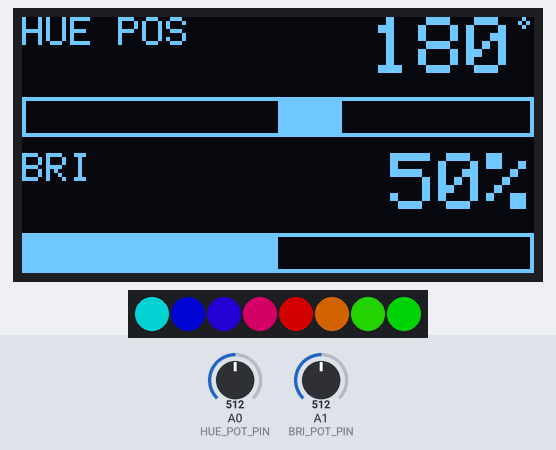
The sketch below on a simulated Arduino Uno, built with avr-gcc and run on an emulated ATmega328P. Parts: 128×64 one-colour display, 8 RGB LEDs in strip order, left to right. The test bench sets the inputs (shaded band); at power-on: A0 (HUE_POT_PIN) = 512, A1 (BRI_POT_PIN) = 512. Dim RGB values are drawn brighter than linear.

Above: at 1.2 s.
1.3 s: A0 (HUE_POT_PIN) set to 716
At 2.0 s:
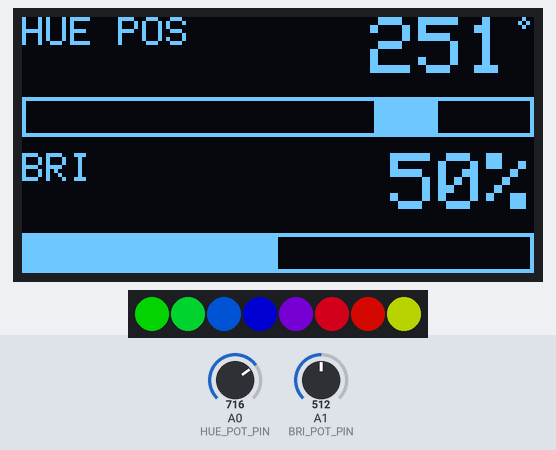
2.8 s: A1 (BRI_POT_PIN) set to 14
At 4.0 s:
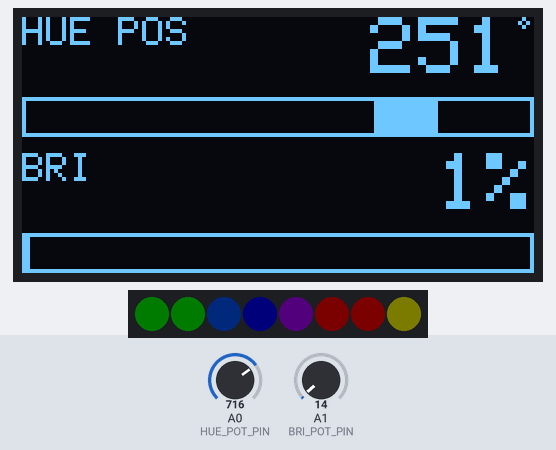
4.3 s: A1 (BRI_POT_PIN) set to 11
At 5.5 s:
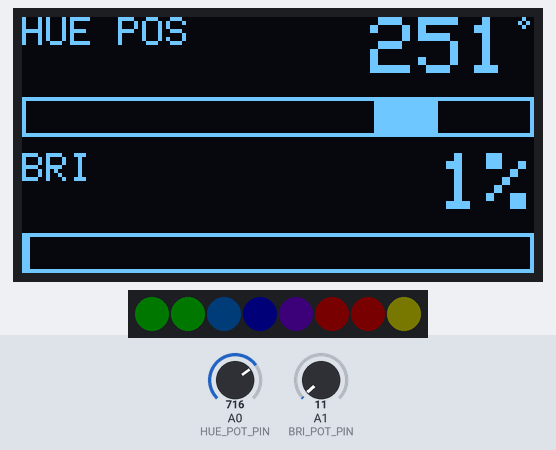
5.8 s: A0 (HUE_POT_PIN) set to 741
At 6.2 s:
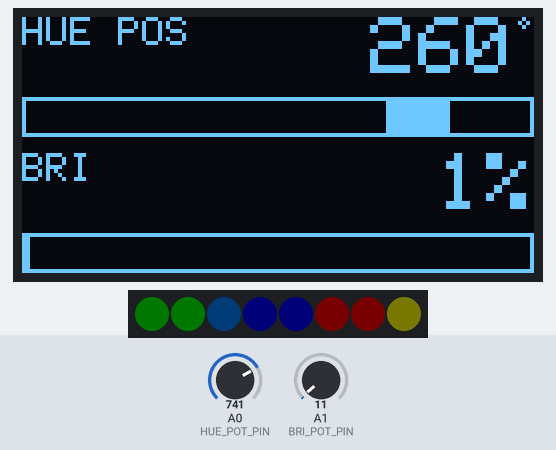
7.3 s: A1 (BRI_POT_PIN) set to 0
At 8.5 s:
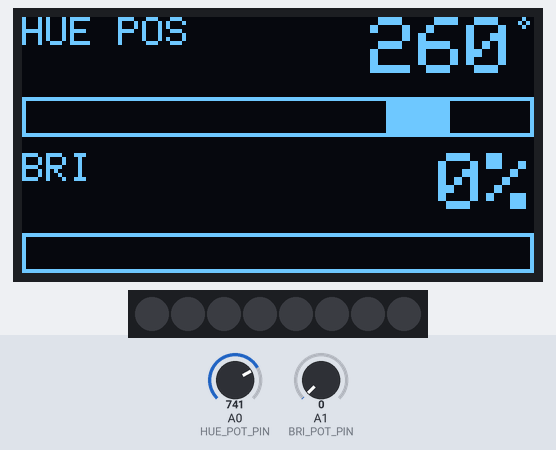
8.8 s: A0 (HUE_POT_PIN) set to 900
At 9.4 s:
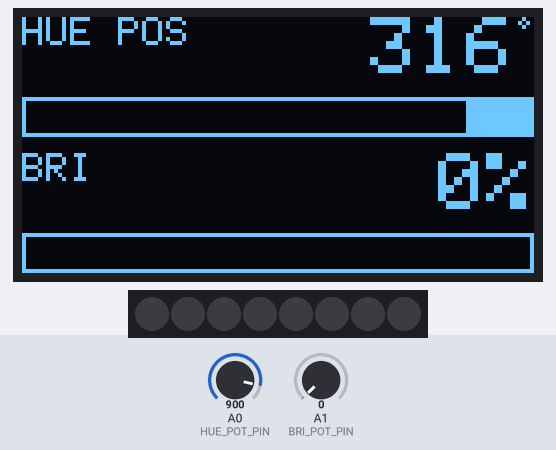
Timing chart, 0 to 11.3 s (numbered marks = the images above; inputs shaded):
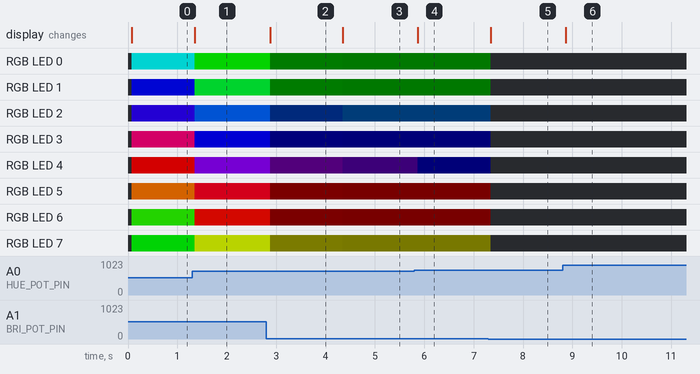

Measured:
- the behaviour switches between 740 and 741 on A0 (HUE_POT_PIN) (found by bisection; images 3 and 4)
- after the input at 1.3 s, RGB LED 0: RGB(0, 127, 126) → RGB(2, 127, 0) after 0.05 s; RGB LED 1: RGB(0, 3, 127) → RGB(0, 127, 27) after 0.05 s
- after the input at 2.8 s, RGB LED 0: RGB(2, 127, 0) → RGB(0, 3, 0) after 0.08 s; RGB LED 1: RGB(0, 127, 27) → RGB(0, 3, 0) after 0.08 s; RGB LED 2: RGB(0, 50, 127) → RGB(0, 1, 3) after 0.08 s; RGB LED 3: RGB(0, 0, 127) → RGB(0, 0, 3) after 0.08 s; RGB LED 4: RGB(71, 0, 127) → RGB(2, 0, 3) after 0.08 s; the display: changes after 0.08 s (image 2)
- after the input at 4.3 s, RGB LED 0, RGB LED 1: RGB(0, 3, 0) → RGB(0, 2, 0) after 0.05 s; RGB LED 2: RGB(0, 1, 3) → RGB(0, 1, 2) after 0.05 s; RGB LED 3: RGB(0, 0, 3) → RGB(0, 0, 2) after 0.05 s; RGB LED 4: RGB(2, 0, 3) → RGB(1, 0, 2) after 0.05 s; RGB LED 5, RGB LED 6: RGB(3, 0, 0) → RGB(2, 0, 0) after 0.05 s
- after the input at 5.8 s, RGB LED 4: RGB(1, 0, 2) → RGB(0, 0, 2) after 0.07 s; the display: changes after 0.07 s (image 4)
- after the input at 7.3 s, RGB LED 0, RGB LED 1: RGB(0, 2, 0) → off at once; RGB LED 2: RGB(0, 1, 2) → off at once; RGB LED 3, RGB LED 4: RGB(0, 0, 2) → off at once; RGB LED 5, RGB LED 6: RGB(2, 0, 0) → off at once; RGB LED 7: RGB(2, 2, 0) → off at once; the display: changes at once (image 5)
- after the input at 8.8 s, the display: changes after 0.06 s (image 6)

The sketch:

ManualRainbowHueBriPotNeoPixelOLEDGraph.ino
```cpp
/**
 * Displays a rainbow across an 8-LED WS2812B NeoPixel stick.
 * Two potentiometers control the hue position and LED brightness.
 * An SSD1306 OLED display shows both values: a hue position
 * indicator with a sliding window, and a brightness bar graph.
 *
 * Pot 1 (A0): Controls hue position (0-360 degrees)
 * Pot 2 (A1): Controls brightness (0-100%)
 *
 * Wiring:
 *  - Pot 1 wiper   -> A0 (hue position)
 *  - Pot 2 wiper   -> A1 (brightness)
 *  - NeoPixel DIN  -> Pin 7 (avoid pin 2 on Leonardo; it's I2C SDA)
 *  - NeoPixel VCC  -> 5V
 *  - NeoPixel GND  -> GND
 *  - OLED SDA      -> SDA (pin 2 on Leonardo, A4 on Uno)
 *  - OLED SCL      -> SCL (pin 3 on Leonardo, A5 on Uno)
 *
 * For our NeoPixel tutorials, see:
 * https://makeabilitylab.github.io/physcomp/advancedio/addressable-leds.html
 *
 * For our OLED tutorials, see:
 * https://makeabilitylab.github.io/physcomp/advancedio/oled.html
 *
 * By Jon E. Froehlich
 * @jonfroehlich
 * http://makeabilitylab.io
 *
 */

// Includes for OLED
#include <SPI.h>
#include <Wire.h>
#include <Adafruit_GFX.h>
#include <Adafruit_SSD1306.h>

// Include for NeoPixels
#include <Adafruit_NeoPixel.h>

#define SCREEN_WIDTH 128 // OLED display width, in pixels
#define SCREEN_HEIGHT 64 // OLED display height, in pixels

// Declaration for an SSD1306 display connected to I2C (SDA, SCL pins)
#define OLED_RESET     4 // Reset pin # (or -1 if sharing Arduino reset pin)
Adafruit_SSD1306 _display(SCREEN_WIDTH, SCREEN_HEIGHT, &Wire, OLED_RESET);

// NeoPixel configuration
const int NEOPIXEL_PIN = 7;  // Avoid pin 2 on Leonardo (I2C SDA)
const int NUM_LEDS = 8;
const uint32_t MAX_HUE = 65536; // Full circle (360 degrees) in 16-bit hue
Adafruit_NeoPixel _ledStrip(NUM_LEDS, NEOPIXEL_PIN, NEO_GRB + NEO_KHZ800);

// Potentiometer pins
const int HUE_POT_PIN = A0;
const int BRI_POT_PIN = A1;
const int MAX_ANALOG_VAL = 1023;

// Set to true to reverse the hue position indicator direction on the OLED
const bool REVERSE_HUE_INDICATOR = false;

// Bar / indicator height
const int BAR_HEIGHT = 10;

// Vertical layout (two sections, no dividers):
//   HUE POS:  y=0  label (size 1, 8px) + large value (size 2, 16px)
//             y=20 position indicator bar (10px tall)
//   BRI:      y=34 label (size 1, 8px) + large value (size 2, 16px)
//             y=54 bar graph (10px tall)
const int HUE_LABEL_Y = 0;
const int HUE_BAR_Y = 20;
const int BRI_LABEL_Y = 34;
const int BRI_BAR_Y = 54;

void setup()
{
  Serial.begin(9600);

  // Initialize the OLED
  // SSD1306_SWITCHCAPVCC = generate display voltage from 3.3V internally
  if(!_display.begin(SSD1306_SWITCHCAPVCC, 0x3D)) { // Address 0x3D for 128x64
    Serial.println(F("SSD1306 allocation failed"));
    for(;;); // Don't proceed, loop forever
  }

  _display.clearDisplay();
  _display.setTextColor(SSD1306_WHITE);

  // Initialize the NeoPixel strip
  _ledStrip.begin();
  _ledStrip.show(); // Initialize all pixels to off
}

void loop()
{
  // Read potentiometers (with brief delay for ADC multiplexer settling)
  int huePotVal = analogRead(HUE_POT_PIN);
  delay(1);
  int briPotVal = analogRead(BRI_POT_PIN);

  // Map pot values
  int32_t firstPixelHue = map(huePotVal, MAX_ANALOG_VAL, 0, 0, MAX_HUE - 1);
  uint8_t brightness = map(briPotVal, 0, MAX_ANALOG_VAL, 0, 255);
  int briPercent = map(briPotVal, 0, MAX_ANALOG_VAL, 0, 100);
  int hueDegrees = map(huePotVal, 0, MAX_ANALOG_VAL, 0, 360);

  // Update NeoPixels: spread the rainbow across all LEDs
  _ledStrip.setBrightness(brightness);
  for(int i = 0; i < NUM_LEDS; i++) {
    int32_t hueOffset = (int32_t)i * MAX_HUE / NUM_LEDS;
    if(REVERSE_HUE_INDICATOR) {
      hueOffset = -hueOffset;  // spread rainbow in opposite direction
    }
    uint32_t pixelHue = firstPixelHue + hueOffset;
    _ledStrip.setPixelColor(i, _ledStrip.gamma32(_ledStrip.ColorHSV(pixelHue)));
  }
  _ledStrip.show();

  // ========== OLED DISPLAY ==========
  _display.clearDisplay();

  // ========== HUE POSITION (top section) ==========
  // Label (size 1) on the left, large value (size 2) right-aligned
  _display.setTextSize(1);
  _display.setCursor(0, HUE_LABEL_Y);
  _display.print(F("HUE POS"));

  _display.setTextSize(2);
  String hueStr = String(hueDegrees);
  int16_t hx1, hy1;
  uint16_t htw, hth;
  _display.getTextBounds(hueStr, 0, 0, &hx1, &hy1, &htw, &hth);
  int hueValX = SCREEN_WIDTH - htw - 5;  // leave room for degree circle
  _display.setCursor(hueValX, HUE_LABEL_Y);
  _display.print(hueStr);
  _display.drawCircle(hueValX + htw + 2, HUE_LABEL_Y + 1, 1, SSD1306_WHITE);

  // Hue position indicator: outlined bar with a sliding filled window
  // showing where the 8 LEDs sit on the hue wheel
  _display.drawRect(0, HUE_BAR_Y, SCREEN_WIDTH, BAR_HEIGHT, SSD1306_WHITE);

  int cursorX;
  if(REVERSE_HUE_INDICATOR) {
    cursorX = map(firstPixelHue, 0, MAX_HUE - 1, 1, SCREEN_WIDTH - 3);
  } else {
    cursorX = map(firstPixelHue, 0, MAX_HUE - 1, SCREEN_WIDTH - 3, 1);
  }

  int windowWidth = SCREEN_WIDTH / 8;  // the 8 LEDs span 1/8 of the wheel

  // Clamp the window to stay within the bar
  if(cursorX + windowWidth > SCREEN_WIDTH - 1) {
    cursorX = SCREEN_WIDTH - 1 - windowWidth;
  }
  if(cursorX < 1) {
    cursorX = 1;
  }

  _display.fillRect(cursorX, HUE_BAR_Y + 1, windowWidth, BAR_HEIGHT - 2, SSD1306_WHITE);

  // ========== BRIGHTNESS (bottom section) ==========
  // Label (size 1) on the left, large value (size 2) right-aligned
  _display.setTextSize(1);
  _display.setCursor(0, BRI_LABEL_Y);
  _display.print(F("BRI"));

  _display.setTextSize(2);
  String briStr = String(briPercent) + "%";
  drawRightAlignedText(briStr, BRI_LABEL_Y);

  // Brightness bar graph: filled from left proportional to brightness
  int briBarFill = map(briPercent, 0, 100, 0, SCREEN_WIDTH - 2);
  drawBarGraph(0, BRI_BAR_Y, SCREEN_WIDTH, BAR_HEIGHT, briBarFill);

  _display.display();

  delay(10);
}

/**
 * Draws a horizontal bar graph: an outlined rectangle with a filled
 * portion representing the current value.
 *
 * @param x       Top-left x of the bar
 * @param y       Top-left y of the bar
 * @param w       Total width of the bar outline
 * @param h       Height of the bar
 * @param fillW   Width of the filled portion (0 to w-2)
 */
void drawBarGraph(int x, int y, int w, int h, int fillW) {
  _display.drawRect(x, y, w, h, SSD1306_WHITE);
  if(fillW > 0) {
    _display.fillRect(x + 1, y + 1, fillW, h - 2, SSD1306_WHITE);
  }
}

/**
 * Draws a right-aligned string at the given y position.
 * Assumes text size is already set.
 *
 * @param text  The string to draw
 * @param y     The y position for the top of the text
 */
void drawRightAlignedText(const String &text, int y) {
  int16_t x1, y1;
  uint16_t tw, th;
  _display.getTextBounds(text, 0, 0, &x1, &y1, &tw, &th);
  _display.setCursor(SCREEN_WIDTH - tw, y);
  _display.print(text);
}
```
